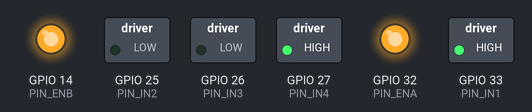
Bench run of a sketch on a simulated ESP32. Parts: switched loads named in the sketch (green lamp = pin HIGH), output pins drawn as LEDs (lit = HIGH).

Above: at 0.1 s.
Timing chart, 0 to 1.6 s (numbered marks = the images above):
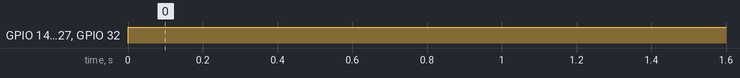

Measured:
- by itself, GPIO 14 (PIN_ENB), GPIO 27 (PIN_IN4), GPIO 32 (PIN_ENA): LOW → HIGH at 0.00 s

The sketch:

sketch_mar10a.ino
```cpp
#define PIN_ENA  32 // ESP32 pin GIOP14 connected to the EN1 pin L298N
#define PIN_IN1  33 // ESP32 pin GIOP27 connected to the IN1 pin L298N
#define PIN_IN2  25 // ESP32 pin GIOP26 connected to the IN2 pin L298N
#define PIN_IN3  26 // ESP32 pin GIOP27 connected to the IN3 pin L298N
#define PIN_IN4  27 // ESP32 pin GIOP26 connected to the IN4 pin L298N
#define PIN_ENB  14 // ESP32 pin GIOP14 connected to the EN2 pin L298N


// the setup function runs once when you press reset or power the board
void setup() {
  // initialize digital pins as outputs.
  pinMode(PIN_ENA, OUTPUT);
  pinMode(PIN_IN1, OUTPUT);
  pinMode(PIN_IN2, OUTPUT);
  pinMode(PIN_IN3, OUTPUT);
  pinMode(PIN_IN4, OUTPUT);
  pinMode(PIN_ENB, OUTPUT);
}

// the loop function runs over and over again forever
void loop() {
  digitalWrite(PIN_IN1, HIGH); // control the motor's direction in clockwise
  digitalWrite(PIN_IN2, LOW);  // control the motor's direction in clockwise
  digitalWrite(PIN_IN3, LOW); // control the motor's direction in clockwise
  digitalWrite(PIN_IN4, HIGH);  // control the motor's direction in clockwise

  // for (int speed = 0; speed <= 255; speed++) {
   analogWrite(PIN_ENA, 255); // speed up
     analogWrite(PIN_ENB, 255); // speed up
  //   delay(10);
  // }

  // delay(2000); // rotate at maximum speed 2 seconds in clockwise direction

  // digitalWrite(PIN_IN1, LOW); // control the motor's direction in clockwise
  // digitalWrite(PIN_IN2, HIGH);  // control the motor's direction in clockwise
  // digitalWrite(PIN_IN3, HIGH); // control the motor's direction in clockwise
  // digitalWrite(PIN_IN4, LOW);  // control the motor's direction in clockwise

  // for (int speed = 255; speed >= 0; speed--) {
  //   analogWrite(PIN_ENA, speed); // speed down
  //   analogWrite(PIN_ENB, speed); // speed down
  //   delay(10);
  // }

  // delay(2000); // stop motor 2 second
}
```
